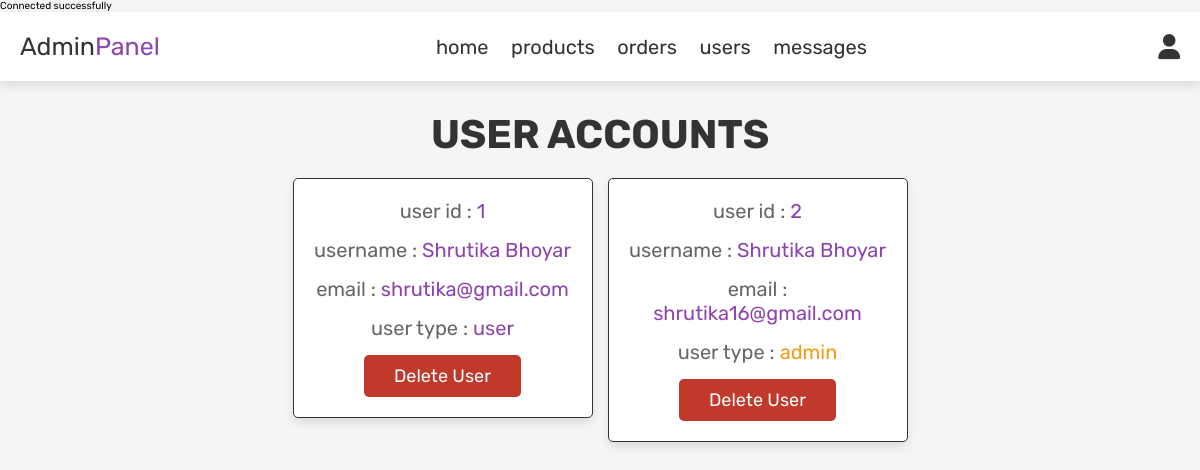
Screenshot of /admin_users.php (signed in) with the database file from the repository.
### tables this page shows
CREATE TABLE `users` (
  `id` int(100) NOT NULL,
  `name` varchar(100) NOT NULL,
  `email` varchar(100) NOT NULL,
  `password` varchar(100) NOT NULL,
  `user_type` varchar(20) NOT NULL DEFAULT 'user'
);

### admin_users.php (the view, shortened to what this page needs)
<?php
include 'config.php';
?>
<!DOCTYPE html>
<html lang="en">
<head>
   <link rel="stylesheet" href="https://cdnjs.cloudflare.com/ajax/libs/font-awesome/6.0.0/css/all.min.css">
   <link rel="stylesheet" href="css/admin_style.css">
</head>
<body>
<?php include 'admin_header.php'; ?>
<section class="users">
   <h1 class="title"> user accounts </h1>
   <div class="box-container">
      <?php
         $select_users = mysqli_query($conn, "SELECT * FROM `users`") or die('query failed');
         while($fetch_users = mysqli_fetch_assoc($select_users)){
      ?>
      <div class="box">
         <p> user id : <span><?php echo $fetch_users['id']; ?></span> </p>
         <p> username : <span><?php echo $fetch_users['name']; ?></span> </p>
         <p> email : <span><?php echo $fetch_users['email']; ?></span> </p>
         <p> user type : <span style="color:<?php if($fetch_users['user_type'] == 'admin'){ echo 'var(--orange)'; } ?>"><?php echo $fetch_users['user_type']; ?></span> </p>
         <a href="admin_users.php?delete=<?php echo $fetch_users['id']; ?>" onclick="return confirm('delete this user?');" class="delete-btn">delete user</a>
      </div>
      <?php
         };
      ?>
   </div>
</section>
</body>
</html>

### css/admin_style.css (style rules this page uses)
:root { --purple:#8e44ad; --red:#c0392b; --orange:#f39c12; --black:#333; --white:#fff; --light-color:#666; --light-white:#ccc; --light-bg:#f5f5f5; --border:.1rem solid var(--black); --box-shadow:0 .5rem 1rem rgba(0,0,0,.1); }
* { font-family: 'Rubik', sans-serif; margin:0; padding:0; box-sizing: border-box; outline: none; border:none; text-decoration: none; transition:all .2s linear; }
html { font-size: 62.5%; overflow-x: hidden; }
body { background-color: var(--light-bg); }
section { padding:3rem 2rem; }
.title { text-align: center; margin-bottom: 2rem; text-transform: uppercase; color:var(--black); font-size: 4rem; }
.btn, .option-btn, .delete-btn, .white-btn { display: inline-block; margin-top: 1rem; padding:1rem 3rem; cursor: pointer; color:var(--white); font-size: 1.8rem; border-radius: .5rem; text-transform: capitalize; }
.delete-btn { background-color: var(--red); }
.users .box-container { display: grid; grid-template-columns: repeat(auto-fit, 30rem); justify-content: center; gap:1.5rem; max-width: 1200px; margin:0 auto; align-items: flex-start; }
.users .box-container .box { background-color: var(--white); padding:2rem; border:var(--border); box-shadow: var(--box-shadow); border-radius: .5rem; text-align: center; }
.users .box-container .box p { padding-bottom: 1.5rem; font-size: 2rem; color:var(--light-color); }
.users .box-container .box p span { color:var(--purple); }
.users .box-container .box .delete-btn { margin-top: 0; }

### rows the page displays
users: id "1", name "Shrutika Bhoyar", email "shrutika@gmail.com", user_type "user"
users: id "2", name "Shrutika Bhoyar", email "shrutika16@gmail.com", user_type "admin"
